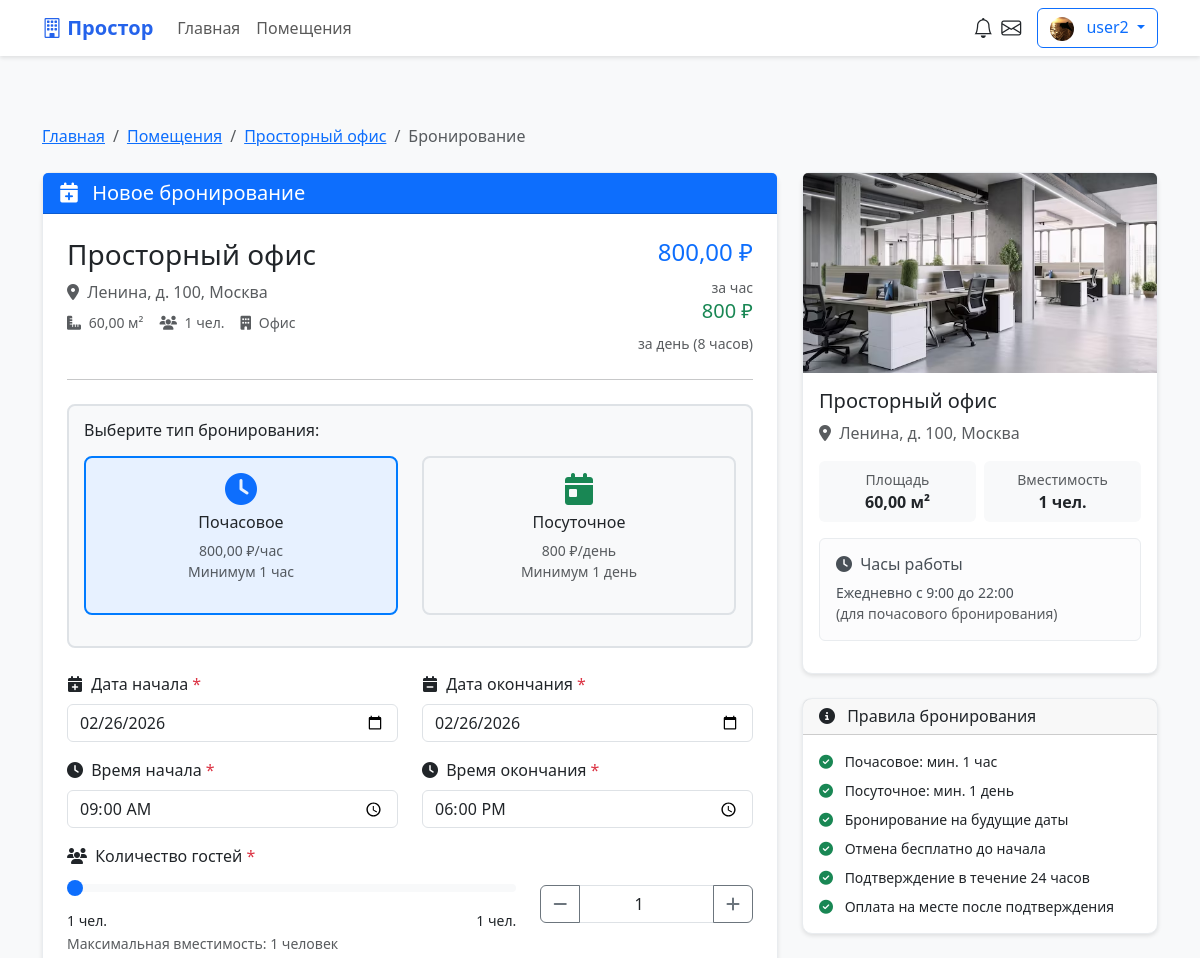
The app's page /properties/3/book/ (signed in, upper part), older data.
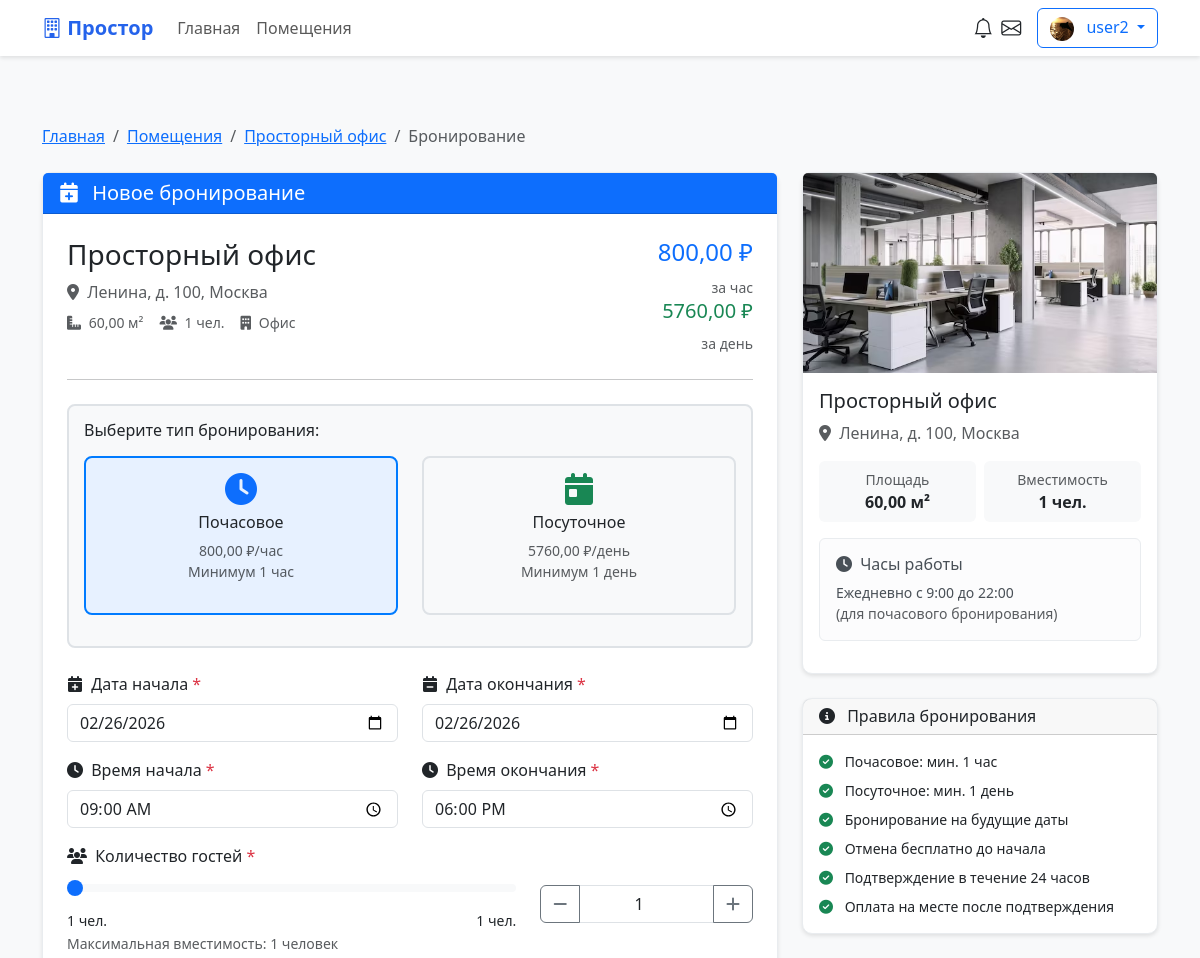
The same page, newer data.
### core/models.py (models this page shows, shortened)
class Property(models.Model):
    PROPERTY_TYPE_CHOICES = [
        ('office', 'Офис'),
        ('conference', 'Конференц-зал'),
        ('coworking', 'Коворкинг'),
        ('shop', 'Торговая площадь'),
        ('warehouse', 'Склад'),
        ('studio', 'Студия'),
        ('other', 'Другое'),
    ]
    STATUS_CHOICES = [
        ('draft', 'Черновик'),
        ('pending', 'На модерации'),
        ('active', 'Активно'),
        ('rejected', 'Отклонено'),
        ('inactive', 'Неактивно'),
    ]
    landlord = models.ForeignKey(
        User,
        on_delete=models.CASCADE,
        related_name='properties',
        verbose_name='Владелец'
    )
    title = models.CharField(
        max_length=200,
        verbose_name='Название'
    )
    slug = models.SlugField(
        unique=True,
        verbose_name='Slug'
    )
    description = models.TextField(
        verbose_name='Описание'
    )
    property_type = models.CharField(
        max_length=20,
        choices=PROPERTY_TYPE_CHOICES,
        default='office',
        verbose_name='Тип помещения'
    )
    category = models.ForeignKey(
        Category,
        on_delete=models.SET_NULL,
        null=True,
        blank=True,
        related_name='properties',
        verbose_name='Категория'
    )
    city = models.CharField(
        max_length=100,
        default='Москва',
        verbose_name='Город'
    )
    address = models.CharField(
        max_length=200,
        default='Не указан',
        verbose_name='Адрес'
    )
    latitude = models.FloatField(
        null=True,
        blank=True,
        verbose_name='Широта'
    )
    longitude = models.FloatField(
        null=True,
        blank=True,
        verbose_name='Долгота'
    )
    price_per_hour = models.DecimalField(
        max_digits=10,
        decimal_places=2,
        default=1000.00,
        verbose_name='Цена за час'
    )
    price_per_day = models.DecimalField(
        max_digits=10,
        decimal_places=2,
        null=True,
        blank=True,
        verbose_name='Цена за день'
    )
    price_per_week = models.DecimalField(
        max_digits=10,
        decimal_places=2,
        null=True,
        blank=True,
        verbose_name='Цена за неделю'
    )
    price_per_month = models.DecimalField(
        max_digits=10,
        decimal_places=2,
        null=True,
        blank=True,
        verbose_name='Цена за месяц'
    )
    capacity = models.PositiveIntegerField(
        default=1,
        verbose_name='Вместимость'
    )
    area = models.DecimalField(
        max_digits=8,
        decimal_places=2,
        default=10.00,
        verbose_name='Площадь (м²)'
    )
    floor = models.IntegerField(
        null=True,
        blank=True,
        verbose_name='Этаж'
    )
    amenities = models.ManyToManyField(
        Amenity,
        blank=True,
        related_name='properties',
        verbose_name='Удобства'
    )
    is_featured = models.BooleanField(
        default=False,
        verbose_name='Рекомендуемое'
    )
    status = models.CharField(
        max_length=20,
        choices=STATUS_CHOICES,
        default='draft',
        verbose_name='Статус'
    )
    moderation_comment = models.TextField(
        blank=True,
        null=True,
        verbose_name='Комментарий модератора'
    )
    views_count = models.PositiveIntegerField(
        default=0,
        verbose_name='Количество просмотров'
    )
    created_at = models.DateTimeField(
        auto_now_add=True,
        verbose_name='Дата создания'
    )
    updated_at = models.DateTimeField(
        auto_now=True,
        verbose_name='Дата обновления'
    )
    class Meta:
        verbose_name = 'Помещение'
        verbose_name_plural = 'Помещения'
        ordering = ['-created_at']

class PropertyImage(models.Model):
    property = models.ForeignKey(
        Property,
        on_delete=models.CASCADE,
        related_name='images',
        verbose_name='Помещение'
    )
    image = models.ImageField(
        upload_to='properties/',
        verbose_name='Изображение'
    )
    is_main = models.BooleanField(
        default=False,
        verbose_name='Главное изображение'
    )
    uploaded_at = models.DateTimeField(
        auto_now_add=True,
        verbose_name='Дата загрузки'
    )
    class Meta:
        verbose_name = 'Изображение помещения'
        verbose_name_plural = 'Изображения помещений'

### core/views.py (the view)
# urls.py: path('properties/<int:property_id>/book/', views.create_booking, name='create_booking'),
@login_required
def create_booking(request, property_id):
    property_obj = get_object_or_404(Property, id=property_id, status='active')
    if request.user.user_type != 'tenant':
        messages.error(request, 'Только арендаторы могут создавать бронирования.')
        return redirect('property_detail', slug=property_obj.slug)
    auto_cancel_expired_bookings()
    if request.method == 'POST':
        form = BookingForm(request.POST, property_obj=property_obj)
        if form.is_valid():
            booking = form.save(commit=False)
            booking.property = property_obj
            booking.tenant = request.user
            booking.status = 'pending'
            booking.save()
            create_booking_notification(booking, 'booking_created')
            messages.success(request, 'Бронирование создано. Перейдите к оплате в течение 30 минут.')
            return redirect('payment', booking_id=booking.id)
        else:
            for field, errors in form.errors.items():
                for error in errors:
                    messages.error(request, f'{error}')
    else:
        form = BookingForm(property_obj=property_obj)
    context = {
        'form': form,
        'property': property_obj,
        'title': 'Бронирование помещения'
    }
    return render(request, 'core/create_booking.html', context)

### core/views.py (called while the page is built, shortened)
def auto_cancel_expired_bookings():
    expiration_time = timezone.now() - timedelta(minutes=30)
    expired_bookings = Booking.objects.filter(
        status='pending',
        created_at__lte=expiration_time
    )
    count = expired_bookings.count()
    if count > 0:
        logger.info(f"Auto-cancelled {count} expired bookings")
    return count

### templates/core/create_booking.html (shortened to what the changed rows need)
{% extends 'base.html' %}
{% block content %}
<div class="container py-5">
    <nav aria-label="breadcrumb" class="mb-4">
        <ol class="breadcrumb">
            <li class="breadcrumb-item"><a href="{% url 'property_detail' property.slug %}">{{ property.title|truncatechars:20 }}</a></li>
        </ol>
    </nav>
    <div class="row">
        <div class="col-lg-8">
            <div class="card property-card mb-4">
                <div class="card-body p-4">
                    <div class="row mb-4">
                        <div class="col-md-8">
                            <h3 class="mb-2">{{ property.title }}</h3>
                            <p class="text-muted mb-2">
                                <i class="fas fa-map-marker-alt me-1"></i> {{ property.address }}, {{ property.city }}
                            </p>
                            <div class="d-flex gap-3">
                                <small class="text-muted">
                                    <i class="fas fa-ruler-combined me-1"></i> {{ property.area }} м²
                                </small>
                                <small class="text-muted">
                                    <i class="fas fa-users me-1"></i> {{ property.capacity }} чел.
                                </small>
                                <small class="text-muted">
                                    <i class="fas fa-building me-1"></i> {{ property.get_property_type_display }}
                                </small>
                            </div>
                        </div>
                        <div class="col-md-4 text-md-end">
                            <div class="h4 text-primary mb-2">{{ property.price_per_hour }} ₽</div>
                            <small class="text-muted">за час</small>
                            {% if property.price_per_day %}
                            <div class="h5 text-success mb-2">{{ property.price_per_day }} ₽</div>
                            <small class="text-muted">за день</small>
                            {% else %}
                            <div class="h5 text-success mb-2">{{ property.price_per_hour|floatformat:"0"|add:"0"|floatformat:"0"|add:"00" }} ₽</div>
                            <small class="text-muted">за день (8 часов)</small>
                            {% endif %}
                        </div>
                    </div>
                    <form method="post" id="bookingForm" novalidate>
                        <div class="booking-type-selector mb-4">
                            <div class="row">
                                <div class="col-md-6 mb-3">
                                    <div class="booking-type-card text-center" onclick="selectBookingType('hourly')" id="hourlyCard">
                                        <i class="fas fa-clock fa-2x mb-2 text-primary"></i>
                                        <h6>Почасовое</h6>
                                        <p class="text-muted small mb-0">{{ property.price_per_hour }} ₽/час</p>
                                        <p class="small text-muted">Минимум 1 час</p>
                                    </div>
                                </div>
                                <div class="col-md-6 mb-3">
                                    <div class="booking-type-card text-center" onclick="selectBookingType('daily')" id="dailyCard">
                                        <i class="fas fa-calendar-day fa-2x mb-2 text-success"></i>
                                        <h6>Посуточное</h6>
                                        <p class="text-muted small mb-0">
                                            {% if property.price_per_day %}
                                                {{ property.price_per_day }} ₽/день
                                            {% else %}
                                                {{ property.price_per_hour|floatformat:"0"|add:"0"|floatformat:"0"|add:"00" }} ₽/день
                                            {% endif %}
                                        </p>
                                        <p class="small text-muted">Минимум 1 день</p>
                                    </div>
                                </div>
                            </div>
                        </div>
                        <div class="mb-4">
                            <label for="guests" class="form-label required">
                                <i class="fas fa-users me-1"></i> Количество гостей
                            </label>
                            <div class="row align-items-center">
                                <div class="col-md-8">
                                    <input type="range"
                                           class="form-range"
                                           id="guestsRange"
                                           min="1"
                                           max="{{ property.capacity }}"
                                           value="1">
                                    <div class="d-flex justify-content-between mt-1">
                                        <small>1 чел.</small>
                                        <small>{{ property.capacity }} чел.</small>
                                    </div>
                                </div>
                                <div class="col-md-4 text-center">
                                    <div class="input-group">
                                        <button type="button" class="btn btn-outline-secondary" onclick="changeGuests(-1)">
                                            <i class="fas fa-minus"></i>
                                        </button>
                                        <input type="number" class="form-control text-center" id="guests" name="guests" value="1" min="1" max="{{ property.capacity }}" required>
                                        <button type="button" class="btn btn-outline-secondary" onclick="changeGuests(1)">
                                            <i class="fas fa-plus"></i>
                                        </button>
                                    </div>
                                </div>
                            </div>
                            <small class="form-text text-muted">Максимальная вместимость: {{ property.capacity }} человек</small>
                        </div>
                    </form>
                </div>
            </div>
        </div>
        <div class="col-lg-4">
            <div class="card property-card mb-4">
                {% if property.images.all %}
                <img src="{{ property.images.first.image.url }}"
                     class="card-img-top"
                     alt="{{ property.title }}"
                     style="height: 200px; object-fit: cover;">
                {% else %}
                <div class="card-img-top bg-light d-flex align-items-center justify-content-center"
                     style="height: 200px;">
                    <i class="fas fa-building text-muted fa-2x"></i>
                </div>
                {% endif %}
                <div class="card-body">
                    <h5 class="card-title">{{ property.title }}</h5>
                    <p class="card-text text-muted">
                        <i class="fas fa-map-marker-alt me-1"></i> {{ property.address }}, {{ property.city }}
                    </p>
                    <div class="row g-2 mb-3">
                        <div class="col-6">
                            <div class="text-center p-2 bg-light rounded">
                                <small class="d-block text-muted">Площадь</small>
                                <strong>{{ property.area }} м²</strong>
                            </div>
                        </div>
                        <div class="col-6">
                            <div class="text-center p-2 bg-light rounded">
                                <small class="d-block text-muted">Вместимость</small>
                                <strong>{{ property.capacity }} чел.</strong>
                            </div>
                        </div>
                    </div>
                    <div class="alert alert-light mb-3">
                        <h6 class="alert-heading">
                        </h6>
                        <p class="mb-0 small">Ежедневно с 9:00 до 22:00</p>
                        <p class="mb-0 small text-muted">(для почасового бронирования)</p>
                    </div>
                </div>
            </div>
        </div>
    </div>
</div>
{% endblock %}

Row changes from the older to the newer data that the page shows:
changed Property "Просторный офис": price_per_day (not shown) → "5760,00"; price_per_hour|add "800" → (not shown)
Text that changed along with them:
text no longer shown: "за день (8 часов)"
text now shown: "за день"
